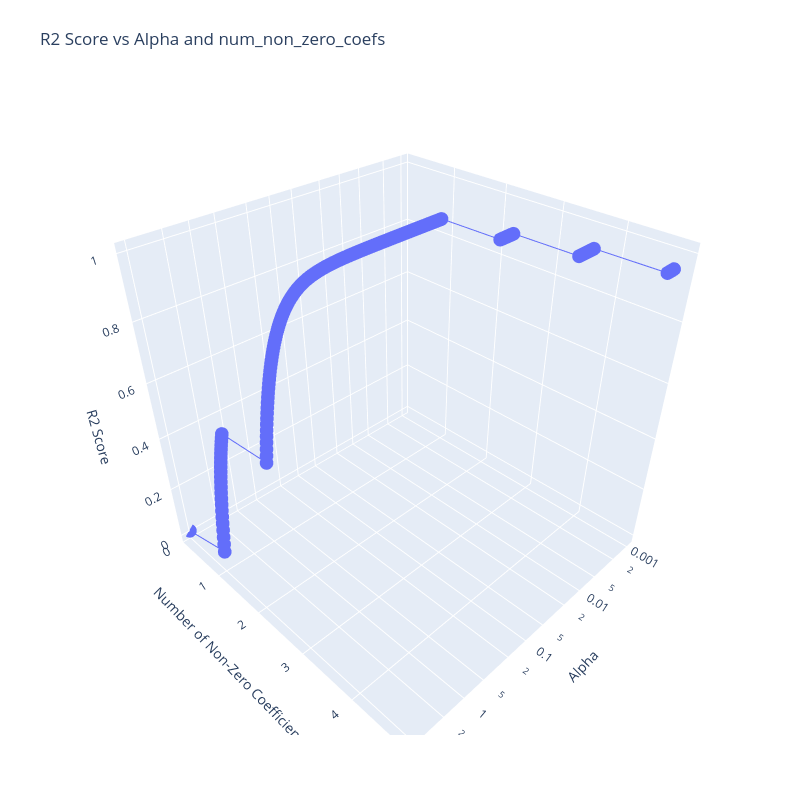

The notebook cell this image was saved under:
### Markdown cell above
### Optimising the LASSO Model

### Code cell
import numpy as np
from sklearn.linear_model import Lasso

alphas_tmp = range(-300, 200, 1)
alphas = [10 ** (i/100) for i in alphas_tmp]

output = pd.DataFrame(columns=['alpha', 'num_non_zero_coefs', 'r2_score'])
for alpha in alphas:
    lasso_model = Lasso(alpha=alpha).fit(X, y)
    num_non_zero_coefs = np.sum(lasso_model.coef_ != 0)
    #print(f"Alpha: {alpha}, Number of Non-Zero Coefficients: {num_non_zero_coefs}")
    #print(f"R2 score for alpha={alpha}: {lasso_model.score(X, y)}")
    output = pd.concat([output, pd.DataFrame({'alpha': [alpha], 'num_non_zero_coefs': [num_non_zero_coefs], 'r2_score': [lasso_model.score(X, y)]})], ignore_index=True)
    if num_non_zero_coefs == 0:
        print(f"All coefficients are zero for alpha={alpha}. Stopping the loop.")
        break

# Create a 3D scatter plot of the R2 scores as a function of alpha and num_non_zero_coefs
fig = go.Figure(data=[go.Scatter3d(z=output['r2_score'],
                         x=output['alpha'],
                         y=output['num_non_zero_coefs'])])

fig.update_layout(title='R2 Score vs Alpha and num_non_zero_coefs', autosize=False,
                  width=800, height=800,
                  margin=dict(l=65, r=50, b=65, t=90))
fig.update_layout(scene=dict(
                    yaxis=dict(range=[0,5]),
                    xaxis=dict(type='log'),
                    xaxis_title='Alpha',
                    yaxis_title='Number of Non-Zero Coefficients',
                    zaxis_title='R2 Score'))
fig.show()

### Figure 1 — Plotly figure (JSON) as saved in the notebook; plotly's stock layout.template omitted (floating-point values rounded to 4 significant figures; data arrays with more than 128 entries replaced by an {"elided": "..."} marker saying what was removed)
{"data": [{"type": "scatter3d", "x": {"elided": "370 float values"}, "y": {"elided": "370 int values"}, "z": {"elided": "370 float values"}}], "layout": {"autosize": false, "height": 800, "margin": {"b": 65, "l": 65, "r": 50, "t": 90}, "scene": {"xaxis": {"title": {"text": "Alpha"}, "type": "log"}, "yaxis": {"range": [0, 5], "title": {"text": "Number of Non-Zero Coefficients"}}, "zaxis": {"title": {"text": "R2 Score"}}}, "title": {"text": "R2 Score vs Alpha and num_non_zero_coefs"}, "width": 800}}
